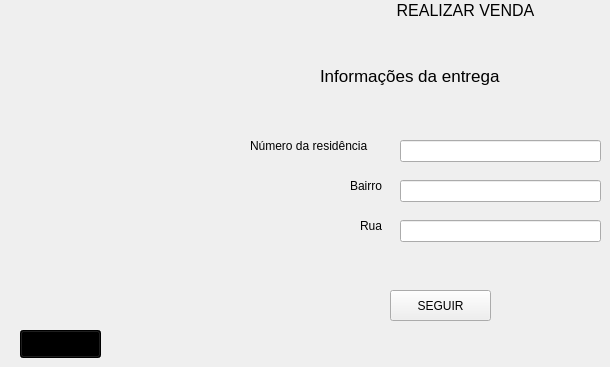
   <widget class="QWidget" name="page_3">
    <widget class="QLabel" name="label_11">
     <property name="geometry">
      <rect>
       <x>370</x>
       <y>-10</y>
       <width>191</width>
       <height>41</height>
      </rect>
     </property>
     <property name="font">
      <font>
       <pointsize>12</pointsize>
      </font>
     </property>
     <property name="text">
      <string>REALIZAR VENDA</string>
     </property>
     <property name="alignment">
      <set>Qt::AlignCenter</set>
     </property>
    </widget>
    <widget class="QLabel" name="label_3">
     <property name="geometry">
      <rect>
       <x>320</x>
       <y>60</y>
       <width>261</width>
       <height>31</height>
      </rect>
     </property>
     <property name="font">
      <font>
       <pointsize>13</pointsize>
      </font>
     </property>
     <property name="text">
      <string>Informações da entrega</string>
     </property>
    </widget>
    <widget class="QLineEdit" name="lineEdit_5">
     <property name="geometry">
      <rect>
       <x>400</x>
       <y>140</y>
       <width>201</width>
       <height>22</height>
      </rect>
     </property>
    </widget>
    <widget class="QLabel" name="label_8">
     <property name="geometry">
      <rect>
       <x>250</x>
       <y>130</y>
       <width>141</width>
       <height>31</height>
      </rect>
     </property>
     <property name="font">
      <font>
       <pointsize>9</pointsize>
      </font>
     </property>
     <property name="text">
      <string>Número da residência</string>
     </property>
    </widget>
    <widget class="QLineEdit" name="lineEdit_6">
     <property name="geometry">
      <rect>
       <x>400</x>
       <y>180</y>
       <width>201</width>
       <height>22</height>
      </rect>
     </property>
    </widget>
    <widget class="QLabel" name="label_12">
     <property name="geometry">
      <rect>
       <x>350</x>
       <y>170</y>
       <width>41</width>
       <height>31</height>
      </rect>
     </property>
     <property name="font">
      <font>
       <pointsize>9</pointsize>
      </font>
     </property>
     <property name="text">
      <string>Bairro</string>
     </property>
    </widget>
    <widget class="QLineEdit" name="lineEdit_7">
     <property name="geometry">
      <rect>
       <x>400</x>
       <y>220</y>
       <width>201</width>
       <height>22</height>
      </rect>
     </property>
    </widget>
    <widget class="QLabel" name="label_13">
     <property name="geometry">
      <rect>
       <x>360</x>
       <y>210</y>
       <width>31</width>
       <height>31</height>
      </rect>
     </property>
     <property name="font">
      <font>
       <pointsize>9</pointsize>
      </font>
     </property>
     <property name="text">
      <string>Rua</string>
     </property>
    </widget>
    <widget class="QPushButton" name="pushButton_8">
     <property name="geometry">
      <rect>
       <x>390</x>
       <y>290</y>
       <width>101</width>
       <height>31</height>
      </rect>
     </property>
     <property name="text">
      <string>SEGUIR</string>
     </property>
    </widget>
    <widget class="QPushButton" name="pushButton_10">
     <property name="geometry">
      <rect>
       <x>20</x>
       <y>330</y>
       <width>81</width>
       <height>28</height>
      </rect>
     </property>
     <property name="palette">
      <palette>
       <active>
        <colorrole role="WindowText">
         <brush brushstyle="SolidPattern">
          <color alpha="255">
           <red>0</red>
           <green>0</green>
           <blue>0</blue>
          </color>
         </brush>
        </colorrole>
        <colorrole role="Button">
         <brush brushstyle="SolidPattern">
          <color alpha="255">
           <red>0</red>
           <green>0</green>
           <blue>0</blue>
          </color>
         </brush>
        </colorrole>
        <colorrole role="Midlight">
         <brush brushstyle="SolidPattern">
          <color alpha="255">
           <red>0</red>
           <green>0</green>
           <blue>0</blue>
          </color>
         </brush>
        </colorrole>
        <colorrole role="Text">
         <brush brushstyle="SolidPattern">
          <color alpha="255">
           <red>0</red>
           <green>0</green>
           <blue>0</blue>
          </color>
         </brush>
        </colorrole>
        <colorrole role="ButtonText">
         <brush brushstyle="SolidPattern">
          <color alpha="255">
           <red>0</red>
           <green>0</green>
           <blue>0</blue>
          </color>
         </brush>
        </colorrole>
        <colorrole role="Base">
         <brush brushstyle="SolidPattern">
          <color alpha="255">
           <red>0</red>
           <green>0</green>
           <blue>0</blue>
          </color>
         </brush>
        </colorrole>
        <colorrole role="Window">
         <brush brushstyle="SolidPattern">
          <color alpha="255">
           <red>0</red>
           <green>0</green>
           <blue>0</blue>
          </color>
         </brush>
        </colorrole>
       </active>
       <inactive>
        <colorrole role="WindowText">
         <brush brushstyle="SolidPattern">
          <color alpha="255">
           <red>0</red>
           <green>0</green>
           <blue>0</blue>
          </color>
         </brush>
        </colorrole>
        <colorrole role="Button">
         <brush brushstyle="SolidPattern">
          <color alpha="255">
           <red>0</red>
           <green>0</green>
           <blue>0</blue>
          </color>
         </brush>
        </colorrole>
        <colorrole role="Midlight">
         <brush brushstyle="SolidPattern">
          <color alpha="255">
           <red>0</red>
           <green>0</green>
           <blue>0</blue>
          </color>
         </brush>
        </colorrole>
        <colorrole role="Text">
         <brush brushstyle="SolidPattern">
          <color alpha="255">
           <red>0</red>
           <green>0</green>
           <blue>0</blue>
          </color>
         </brush>
        </colorrole>
        <colorrole role="ButtonText">
         <brush brushstyle="SolidPattern">
          <color alpha="255">
           <red>0</red>
           <green>0</green>
           <blue>0</blue>
          </color>
         </brush>
        </colorrole>
        <colorrole role="Base">
         <brush brushstyle="SolidPattern">
          <color alpha="255">
           <red>0</red>
           <green>0</green>
           <blue>0</blue>
          </color>
         </brush>
        </colorrole>
        <colorrole role="Window">
         <brush brushstyle="SolidPattern">
          <color alpha="255">
           <red>0</red>
           <green>0</green>
           <blue>0</blue>
          </color>
         </brush>
        </colorrole>
       </inactive>
       <disabled>
        <colorrole role="WindowText">
         <brush brushstyle="SolidPattern">
          <color alpha="255">
           <red>0</red>
           <green>0</green>
           <blue>0</blue>
          </color>
         </brush>
        </colorrole>
        <colorrole role="Button">
         <brush brushstyle="SolidPattern">
          <color alpha="255">
           <red>0</red>
           <green>0</green>
           <blue>0</blue>
          </color>
         </brush>
        </colorrole>
        <colorrole role="Midlight">
         <brush brushstyle="SolidPattern">
          <color alpha="255">
           <red>0</red>
           <green>0</green>
           <blue>0</blue>
          </color>
         </brush>
        </colorrole>
        <colorrole role="Text">
         <brush brushstyle="SolidPattern">
          <color alpha="255">
           <red>0</red>
           <green>0</green>
           <blue>0</blue>
          </color>
         </brush>
        </colorrole>
        <colorrole role="ButtonText">
         <brush brushstyle="SolidPattern">
          <color alpha="255">
           <red>0</red>
           <green>0</green>
           <blue>0</blue>
          </color>
         </brush>
        </colorrole>
        <colorrole role="Base">
         <brush brushstyle="SolidPattern">
          <color alpha="255">
           <red>0</red>
           <green>0</green>
           <blue>0</blue>
          </color>
         </brush>
        </colorrole>
        <colorrole role="Window">
         <brush brushstyle="SolidPattern">
          <color alpha="255">
           <red>0</red>
           <green>0</green>
           <blue>0</blue>
          </color>
         </brush>
        </colorrole>
       </disabled>
      </palette>
     </property>
     <property name="font">
      <font>
       <pointsize>9</pointsize>
       <weight>75</weight>
       <bold>true</bold>
      </font>
     </property>
     <property name="cursor">
      <cursorShape>PointingHandCursor</cursorShape>
     </property>
     <property name="styleSheet">
      <string notr="true">color:rgb(0, 0, 0);</string>
     </property>
     <property name="text">
      <string>Voltar</string>
     </property>
     <property name="autoDefault">
      <bool>true</bool>
     </property>
     <property name="default">
      <bool>false</bool>
     </property>
     <property name="flat">
      <bool>false</bool>
     </property>
    </widget>
   </widget>
